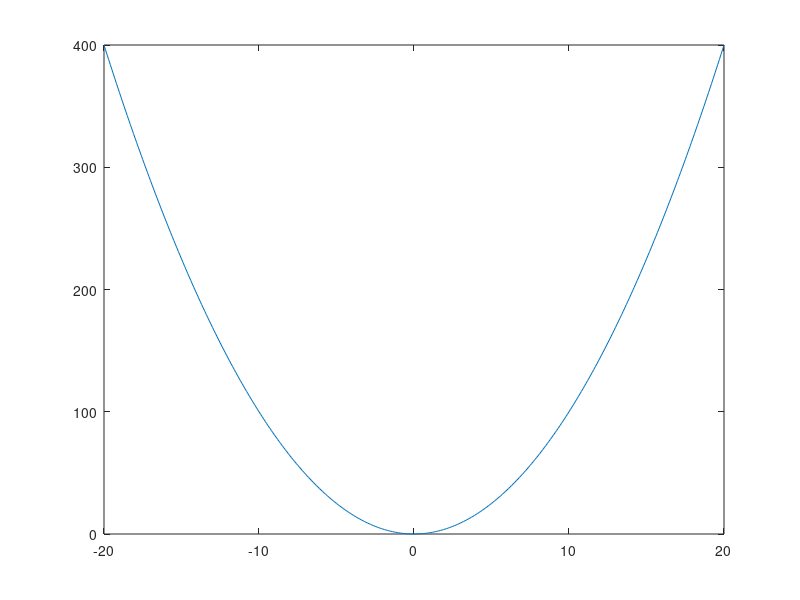

Source code (MATLAB):

f = @(x) x ^ 2;

%x_min = input('X min: ');
%x_max = input('X max: ');

x_min = -20;
x_max = 20;

X = x_min:0.1:x_max;
for i=1:length(X)
  Y(i) = f(X(i));
endfor

plot(X, Y)